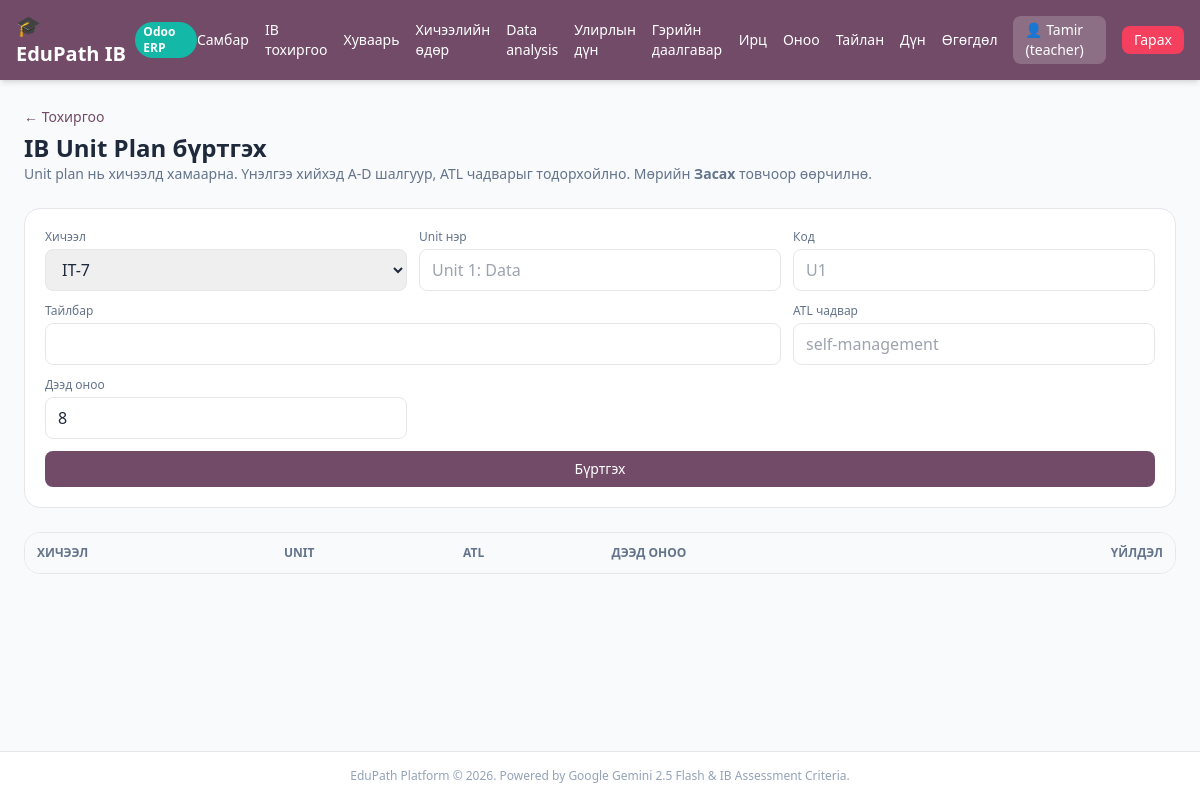
The page /teacher/setup/unit-plans (signed in) on the database as committed earlier.
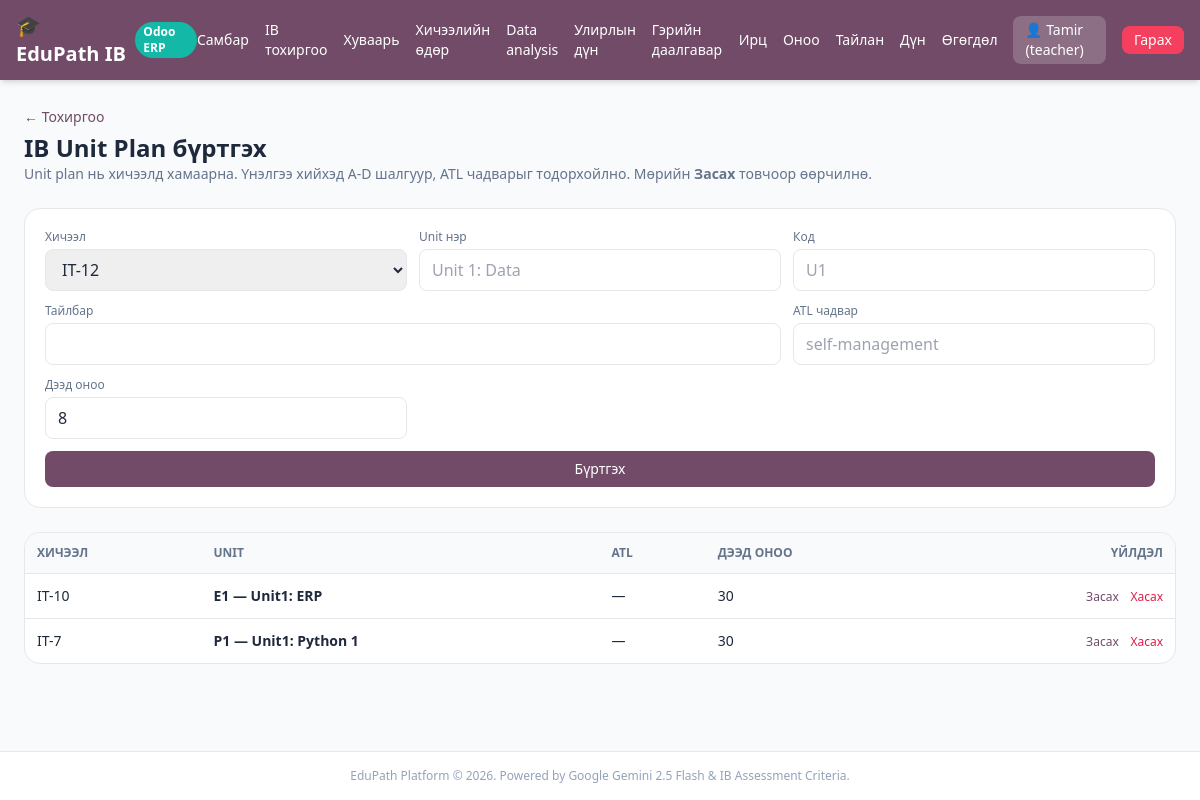
The same page on the database as committed later.
### tables this page shows
CREATE TABLE ib_unit_plans (
        id INTEGER PRIMARY KEY AUTOINCREMENT,
        lesson_id INTEGER NOT NULL,
        title TEXT NOT NULL,
        unit_code TEXT,
        description TEXT,
        atl_skills TEXT,
        max_score INTEGER NOT NULL DEFAULT 8,
        created_by INTEGER,
        created_at INTEGER
    );

CREATE TABLE lessons (
        id INTEGER PRIMARY KEY AUTOINCREMENT,
        title TEXT,
        filename TEXT,
        teacher_id INTEGER
    );

### app.py (the view)
@app.get("/teacher/setup/unit-plans", response_class=HTMLResponse)
def teacher_unit_plans_page(request: Request, user: dict = Depends(get_current_user),
                            db: sqlite3.Connection = Depends(get_db)):
    if not user or user["role"] != "teacher":
        return RedirectResponse("/login")
    plans = [dict(r) for r in db.execute(
        """SELECT p.*, l.title as lesson_title FROM ib_unit_plans p
           JOIN lessons l ON l.id = p.lesson_id ORDER BY p.id DESC"""
    ).fetchall()]
    return templates.TemplateResponse(
        request=request, name="teacher_unit_plans.html",
        context={"user": user, "plans": plans, "lessons": [dict(r) for r in db.execute(
            "SELECT id, title FROM lessons ORDER BY id DESC"
        ).fetchall()]},
    )

### templates/teacher_unit_plans.html (shortened to what this page needs)
{% extends "base.html" %}
{% block content %}
<div class="space-y-6">
  <div>
    <a href="/teacher/setup" class="text-sm text-[#714B67] hover:underline">&larr; Тохиргоо</a>
    <h1 class="text-2xl font-black mt-1">IB Unit Plan бүртгэх</h1>
    <p class="text-sm text-slate-500">Unit plan нь хичээлд хамаарна. Үнэлгээ хийхэд A-D шалгуур, ATL чадварыг тодорхойлно. Мөрийн <b>Засах</b> товчоор өөрчилнө.</p>
  </div>
  <form method="POST" action="/teacher/setup/unit-plans" class="bg-white p-5 rounded-2xl border grid md:grid-cols-3 gap-3">
    <div>
      <label class="block text-xs text-slate-500 mb-1">Хичээл</label>
      <select name="lesson_id" required class="w-full px-3 py-2 border rounded-lg">
        {% for l in lessons %}<option value="{{ l.id }}">{{ l.title }}</option>{% endfor %}
      </select>
    </div>
    <div><label class="block text-xs text-slate-500 mb-1">Unit нэр</label><input name="title" required placeholder="Unit 1: Data" class="w-full px-3 py-2 border rounded-lg"></div>
    <div><label class="block text-xs text-slate-500 mb-1">Код</label><input name="unit_code" placeholder="U1" class="w-full px-3 py-2 border rounded-lg"></div>
    <div class="md:col-span-2"><label class="block text-xs text-slate-500 mb-1">Тайлбар</label><input name="description" class="w-full px-3 py-2 border rounded-lg"></div>
    <div><label class="block text-xs text-slate-500 mb-1">ATL чадвар</label><input name="atl_skills" placeholder="self-management" class="w-full px-3 py-2 border rounded-lg"></div>
    <div><label class="block text-xs text-slate-500 mb-1">Дээд оноо</label><input name="max_score" value="8" class="w-full px-3 py-2 border rounded-lg"></div>
    <button class="bg-[#714B67] text-white px-5 py-2 rounded-lg text-sm md:col-span-3">Бүртгэх</button>
  </form>
  <div class="bg-white rounded-2xl border overflow-x-auto">
    <table class="w-full text-sm">
      <thead class="bg-slate-50 text-slate-500 text-xs uppercase">
        <tr><th class="p-3 text-left">Хичээл</th><th class="p-3 text-left">Unit</th><th class="p-3 text-left">ATL</th><th class="p-3 text-left">Дээд оноо</th><th class="p-3 text-right">Үйлдэл</th></tr>
      </thead>
      <tbody>
        {% for p in plans %}
        <tr class="border-t">
          <td class="p-3">
            <span class="inline-view-only">{{ p.lesson_title }}</span>
          </td>
          <td class="p-3 font-semibold">
            <span class="inline-view-only">{{ p.unit_code or 'Unit' }} — {{ p.title }}</span>
          </td>
          <td class="p-3">
            <span class="inline-view-only">{{ p.atl_skills or '—' }}</span>
          </td>
          <td class="p-3">
            <span class="inline-view-only">{{ p.max_score }}</span>
          </td>
          <td class="p-3 text-right whitespace-nowrap">
            <span class="inline-view-only">
              <button type="button" onclick="editRow(this)" class="text-[#714B67] hover:underline text-xs">Засах</button>
              <form method="POST" action="/teacher/setup/unit-plans/{{ p.id }}/delete" class="inline">
                <button class="text-rose-600 hover:underline text-xs ml-2">Хасах</button>
              </form>
            </span>
          </td>
        </tr>
        {% endfor %}
      </tbody>
    </table>
  </div>
</div>
{% endblock %}

Rows that differ between the two databases and show on the page:
added ib_unit_plans: lesson_title "IT-10", unit_code "E1", title "Unit1: ERP", atl_skills "—", max_score "30"
added ib_unit_plans: lesson_title "IT-7", unit_code "P1", title "Unit1: Python 1", atl_skills "—", max_score "30"
Other text that changed with them:
form field lesson_id: "IT-7" → "IT-12"
